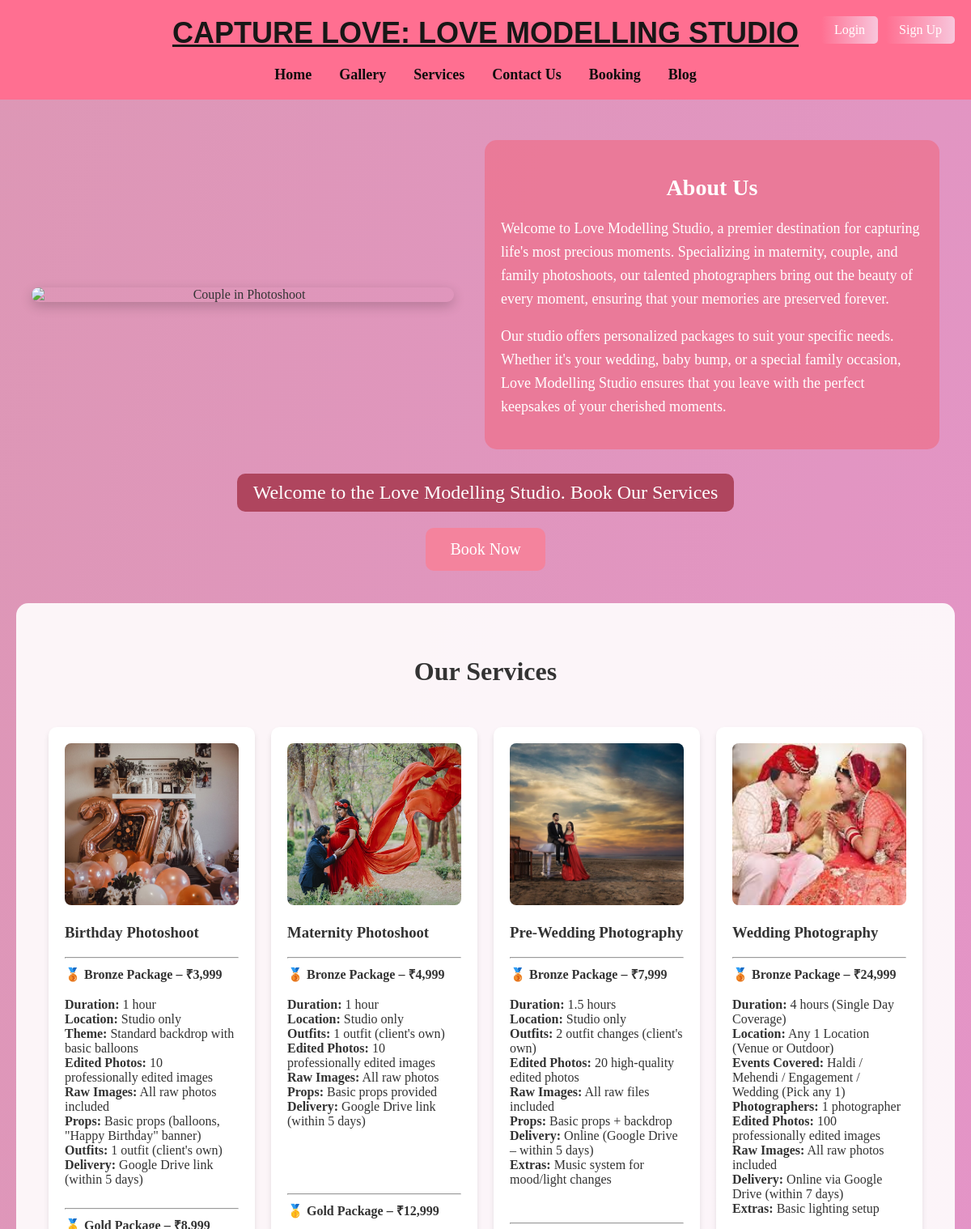
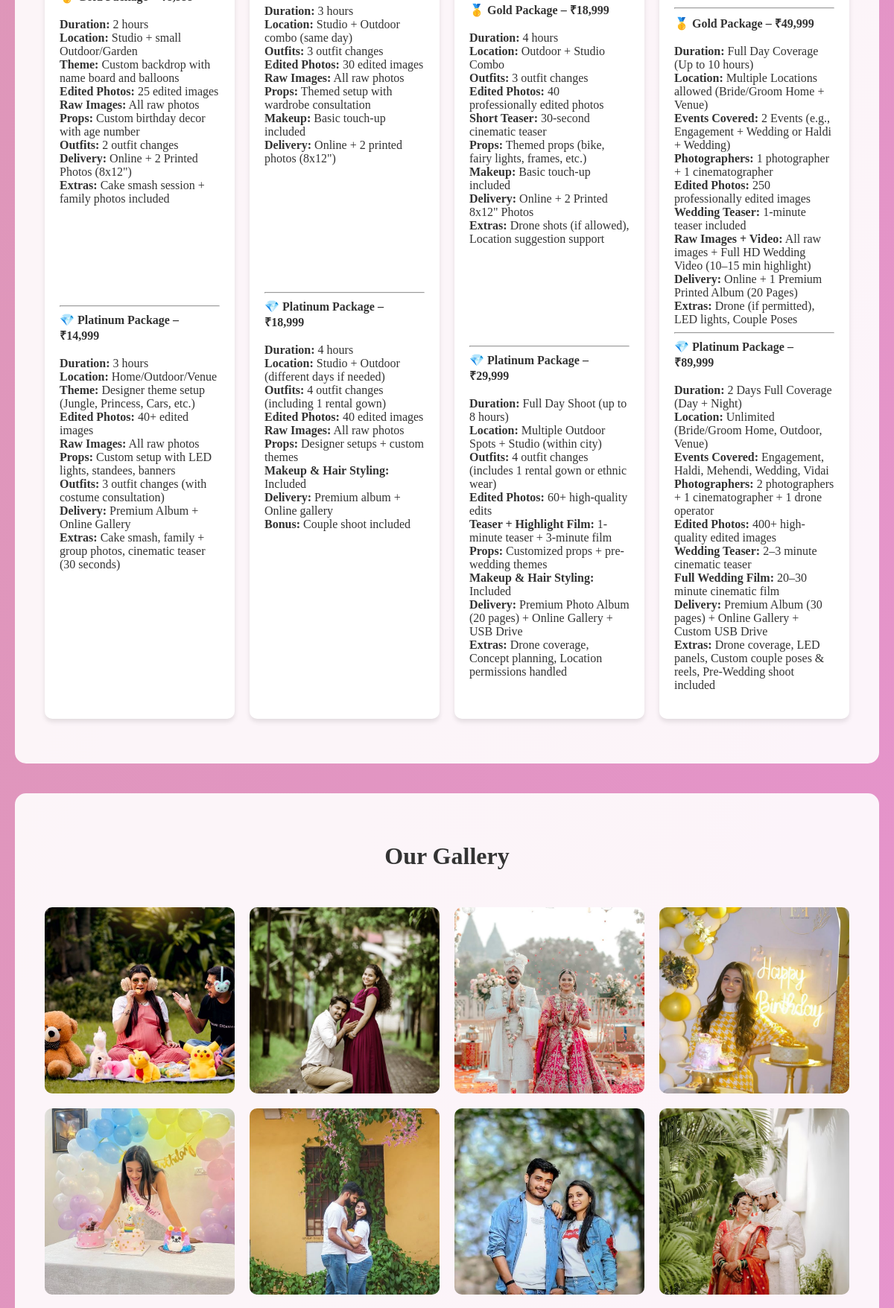
/home/ (upper part), run on the app's committed database (2 pictures, top to bottom).
### home/models.py (models this page shows, shortened)
class Service(models.Model):
    name = models.CharField(max_length=100)
    description = models.TextField()
    image = models.ImageField(upload_to='services/', null=True, blank=True)
    is_active = models.BooleanField(default=True)
    category = models.CharField(max_length=100, default='General')
    created_at = models.DateTimeField(default=timezone.now)
    updated_at = models.DateTimeField(auto_now=True)
    class Meta:
        verbose_name = 'Service'
        verbose_name_plural = 'Services'
        ordering = ['name']

class Gallery(models.Model):
    CATEGORY_CHOICES = [
        ('wedding', 'Wedding'),
        ('prewedding', 'Pre-Wedding'),
        ('birthday', 'Birthday'),
        ('outdoor', 'Outdoor'),
        ('maternity', 'Maternity')
    ]
    title = models.CharField(max_length=200, default='Untitled')
    description = models.TextField(blank=True, null=True)
    image = models.ImageField(upload_to='gallery/', blank=True, null=True)
    category = models.CharField(max_length=50, choices=CATEGORY_CHOICES, default='wedding')
    uploaded_at = models.DateTimeField(auto_now_add=True)
    class Meta:
        verbose_name_plural = 'Galleries'
        ordering = ['-uploaded_at']

### home/views.py (the view)
# urls.py: 2. Add a URL to urlpatterns:  path('', views.home, name='home')
def home(request):
    testimonials = Testimonial.objects.filter(is_displayed=True).order_by('-date_submitted')[:6]
    gallery_items = Gallery.objects.all().order_by('-uploaded_at')[:12]
    services = Service.objects.all()
    context = {
        'testimonials': testimonials,
        'gallery_items': gallery_items,
        'services': services,
    }
    return render(request, 'home.html', context)

### home/templates/home.html (shortened to what this page needs)
{% extends 'base.html' %}
{% block content %}
<!DOCTYPE html>
<html lang="en">
<head>
</head>
<body>
    <div class="main">
        <img src="https://www.weddingsutra.com/images/bride/fashion/jewelry-series-gujarati-bride/gujrati-bride-intro.webp" alt="Couple in Photoshoot">
        <div class="about-us">
            <h2>About Us</h2>
            <p>Welcome to Love Modelling Studio, a premier destination for capturing life's most precious moments.
                Specializing in maternity, couple, and family photoshoots, our talented photographers bring out the beauty of every moment,
                ensuring that your memories are preserved forever.</p>
            <p>Our studio offers personalized packages to suit your specific needs. Whether it's your wedding, baby bump, or a special family occasion,
                Love Modelling Studio ensures that you leave with the perfect keepsakes of your cherished moments.</p>
        </div>
    </div>
    <div class="center-content">
        <div class="welcome-banner">
            Welcome to the Love Modelling Studio. Book Our Services
        </div>
        <a href="{% url 'booking' %}" class="book-now">Book Now</a>
    </div>
    {% if services %}
    <section class="services-section">
        <h2 class="section-title">Our Services</h2>
        <div class="services-container">
            {% for service in services %}
            <div class="service-card">
                {% if service.image %}
                    <img src="{{ service.image.url }}" alt="{{ service.name }}" style="width: 100%; height: 200px; object-fit: cover; border-radius: 8px;">
                {% endif %}
                <h3>{{ service.name }}</h3>
                <p>{{ service.description|safe }}</p>
            </div>
            {% endfor %}
        </div>
    </section>
    {% endif %}
    {% if gallery_items %}
    <section class="gallery-section">
        <h2 class="section-title">Our Gallery</h2>
        <div class="gallery-grid">
            {% for item in gallery_items %}
            <div class="gallery-item">
                {% if item.image %}
                    <img src="{{ item.image.url }}" alt="{{ item.title }}">
                {% endif %}
            </div>
            {% endfor %}
        </div>
    </section>
    {% endif %}
</body>
</html>
{% endblock %}

### home/templates/base.html (style rules this page uses)
body { font-family: 'Georgia', serif; margin: 0; padding: 0; background: linear-gradient(to bottom right, #d8b789, #d8b789); color: #000000; }

### home/templates/home.html (style rules this page uses)
body { font-family: 'Georgia', serif; margin: 0; padding: 0; background: linear-gradient(to bottom right, #dd97b5, #e793cf); color: #333; }
.main { text-align: center; margin-top: 50px; display: flex; justify-content: space-around; align-items: center; padding: 0 20px; }
.main img { width: 45%; max-width: 700px; border-radius: 15px; box-shadow: 0px 5px 15px rgba(0, 0, 0, 0.2); }
.about-us { width: 45%; padding: 20px; color: #fff; background-color: rgba(237, 115, 144, 0.8); border-radius: 15px; }
.about-us h2 { font-size: 28px; margin-bottom: 20px; }
.about-us p { font-size: 18px; line-height: 1.6; text-align: left; }
.center-content { display: flex; flex-direction: column; align-items: center; justify-content: center; margin: 30px 0; }
.welcome-banner { font-size: 24px; color: #fff; background: #af455e; padding: 10px 20px; border-radius: 10px; margin-bottom: 20px; }
.book-now { padding: 15px 30px; background: #f4839d; color: #fff; border: none; border-radius: 10px; font-size: 20px; cursor: pointer; transition: background 0.3s; text-decoration: none; display: inline-block; }
.services-section { padding: 40px 20px; background: rgba(255, 255, 255, 0.9); margin: 40px 20px; border-radius: 15px; }
.services-container { display: grid; grid-template-columns: repeat(auto-fit, minmax(250px, 1fr)); gap: 20px; padding: 20px; }
.service-card { background: white; padding: 20px; border-radius: 10px; box-shadow: 0 4px 6px rgba(0, 0, 0, 0.1); }
.gallery-section { padding: 40px 20px; background: rgba(255, 255, 255, 0.9); margin: 40px 20px; border-radius: 15px; }
.gallery-grid { display: grid; grid-template-columns: repeat(auto-fit, minmax(250px, 1fr)); gap: 20px; padding: 20px; }
.gallery-item { position: relative; border-radius: 10px; overflow: hidden; height: 250px; }
.gallery-item img { width: 100%; height: 100%; object-fit: cover; }
.section-title { text-align: center; color: #333; font-size: 2em; margin-bottom: 30px; }

### data on the page
Service: image (picture), name "Birthday Photoshoot", description "🥉 Bronze Package – ₹3,999 Duration: 1 hour Location: Studio only Theme: Standard backdrop with basic balloons Edited Photos: 10 professionally edited images Raw Images: All raw photos included Props: Basic props (balloons, \"Happy Birthday\" banner) Outfits: 1 outfit (client's own) Delivery: Google Drive link (within 5 days) 🥇 Gold Package – ₹8,999 Duration: 2 hours Location: Studio + small Outdoor/Garden Theme: Custom backdrop with name board and balloons Edited Photos: 25 edited images Raw Images: All raw photos Props: Custom birthday decor with age number Outfits: 2 outfit changes Delivery: Online + 2 Printed Photos (8x12\") Extras: Cake smash session + family photos included 💎 Platinum…"
Service: image (picture), name "Maternity Photoshoot", description "🥉 Bronze Package – ₹4,999 Duration: 1 hour Location: Studio only Outfits: 1 outfit (client's own) Edited Photos: 10 professionally edited images Raw Images: All raw photos Props: Basic props provided Delivery: Google Drive link (within 5 days) 🥇 Gold Package – ₹12,999 Duration: 3 hours Location: Studio + Outdoor combo (same day) Outfits: 3 outfit changes Edited Photos: 30 edited images Raw Images: All raw photos Props: Themed setup with wardrobe consultation Makeup: Basic touch-up included Delivery: Online + 2 printed photos (8x12\") 💎 Platinum Package – ₹18,999 Duration: 4 hours Location: Studio + Outdoor (different days if needed) Outfits: 4 outfit changes (including 1 rental gown) Edited…"
Service: image (picture), name "Pre-Wedding Photography", description "🥉 Bronze Package – ₹7,999 Duration: 1.5 hours Location: Studio only Outfits: 2 outfit changes (client's own) Edited Photos: 20 high-quality edited photos Raw Images: All raw files included Props: Basic props + backdrop Delivery: Online (Google Drive – within 5 days) Extras: Music system for mood/light changes 🥇 Gold Package – ₹18,999 Duration: 4 hours Location: Outdoor + Studio Combo Outfits: 3 outfit changes Edited Photos: 40 professionally edited photos Short Teaser: 30-second cinematic teaser Props: Themed props (bike, fairy lights, frames, etc.) Makeup: Basic touch-up included Delivery: Online + 2 Printed 8x12\" Photos Extras: Drone shots (if allowed), Location suggestion support 💎…"
Service: image (picture), name "Wedding Photography", description "🥉 Bronze Package – ₹24,999 Duration: 4 hours (Single Day Coverage) Location: Any 1 Location (Venue or Outdoor) Events Covered: Haldi / Mehendi / Engagement / Wedding (Pick any 1) Photographers: 1 photographer Edited Photos: 100 professionally edited images Raw Images: All raw photos included Delivery: Online via Google Drive (within 7 days) Extras: Basic lighting setup 🥇 Gold Package – ₹49,999 Duration: Full Day Coverage (Up to 10 hours) Location: Multiple Locations allowed (Bride/Groom Home + Venue) Events Covered: 2 Events (e.g., Engagement + Wedding or Haldi + Wedding) Photographers: 1 photographer + 1 cinematographer Edited Photos: 250 professionally edited images Wedding Teaser:…"
Gallery: image (picture)
Gallery: image (picture)
Gallery: image (picture)
Gallery: image (picture)
Gallery: image (picture)
Gallery: image (picture)
Gallery: image (picture)
Gallery: image (picture)
